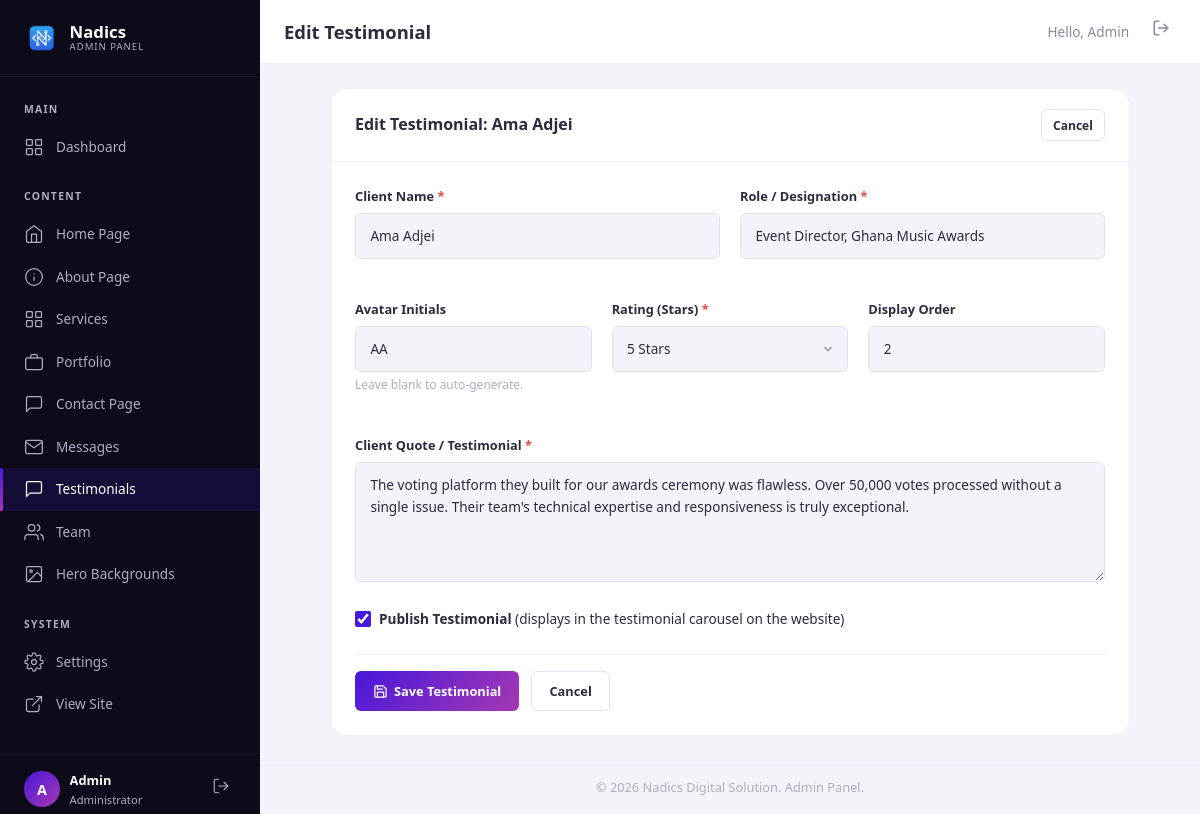
Screenshot of /admin/testimonials.php?action=edit&id=2 (signed in) with the database file from the repository.
### tables this page shows
CREATE TABLE IF NOT EXISTS testimonials (
    id           INT AUTO_INCREMENT PRIMARY KEY,
    client_name  VARCHAR(150) NOT NULL,
    client_role  VARCHAR(200) NOT NULL,
    quote        TEXT         NOT NULL,
    avatar_initials VARCHAR(5) DEFAULT NULL,
    rating       TINYINT(1)   DEFAULT 5,
    is_active    TINYINT(1)   DEFAULT 1,
    display_order INT         DEFAULT 0,
    created_at   TIMESTAMP    DEFAULT CURRENT_TIMESTAMP,
    INDEX idx_active (is_active)
);

### includes/functions.php (called while the page is built, shortened)
<?php
function sanitize(string $input): string {
    return htmlspecialchars(trim($input), ENT_QUOTES, 'UTF-8');
}

### admin/testimonials.php (the view, shortened to what this page needs)
<?php
$db = getDB();
$action = $_GET['action'] ?? 'list';
$edit_testimonial = null;
if ($action === 'edit' && isset($_GET['id'])) {
    $edit_id = (int)$_GET['id'];
    if ($db) {
        try {
            $stmt = $db->prepare("SELECT * FROM testimonials WHERE id = :id");
            $stmt->execute([':id' => $edit_id]);
            $edit_testimonial = $stmt->fetch();
        } catch (PDOException $e) {
            $flash_message = 'Database error: ' . $e->getMessage();
            $flash_type = 'error';
            $action = 'list';
        }
    }
}
require_once __DIR__ . '/includes/admin-header.php';
?>
<?php if ($action === 'list'): ?>
    <div class="admin-card">
        <div class="admin-card__header">
            <h2 class="admin-card__title">All Testimonials</h2>
            <a href="<?= ADMIN_URL ?>/testimonials.php?action=add" class="admin-btn admin-btn--primary admin-btn--sm">
                <svg viewBox="0 0 24 24" fill="none" stroke="currentColor" stroke-width="2" stroke-linecap="round" stroke-linejoin="round"><line x1="12" y1="5" x2="12" y2="19"/><line x1="5" y1="12" x2="19" y2="12"/></svg>
                Add Testimonial
            </a>
        </div>
        <div class="admin-card__body" style="padding: 0;">
            <?php
            $testimonials = [];
            if ($db) {
                try {
                    $testimonials = $db->query("SELECT * FROM testimonials ORDER BY display_order ASC, created_at DESC")->fetchAll();
                } catch (PDOException $e) {
                    echo '<div class="admin-alert admin-alert--error" style="margin: 1.5rem;">Database query error: ' . sanitize($e->getMessage()) . '</div>';
                }
            }
            if (empty($testimonials)): ?>
                <div class="admin-empty">
                    <svg viewBox="0 0 24 24" fill="none" stroke="currentColor" stroke-width="1.5" stroke-linecap="round" stroke-linejoin="round">
                        <path d="M21 15a2 2 0 0 1-2 2H7l-4 4V5a2 2 0 0 1 2-2h14a2 2 0 0 1 2 2z"/>
                    </svg>
                    <h3 class="admin-empty__title">No Testimonials Found</h3>
                    <p class="admin-empty__desc">Manage and show client testimonials on the home page carousel.</p>
                    <a href="<?= ADMIN_URL ?>/testimonials.php?action=add" class="admin-btn admin-btn--primary">Add Testimonial</a>
                </div>
            <?php else: ?>
                <div class="table-responsive">
                    <table class="admin-table">
                        <thead>
                            <tr>
                                <th style="width: 60px; text-align: center;">Avatar</th>
                                <th>Client Name</th>
                                <th>Role / Designation</th>
                                <th>Quote</th>
                                <th>Rating</th>
                                <th>Order</th>
                                <th>Status</th>
                                <th>Actions</th>
                            </tr>
                        </thead>
                        <tbody>
                            <?php foreach ($testimonials as $t): ?>
                                <tr>
                                    <td>
                                        <div style="width: 40px; height: 40px; border-radius: 50%; background: var(--gradient-primary); display: flex; align-items: center; justify-content: center; color: #fff; font-weight: 700; font-size: 0.85rem;">
                                            <?= sanitize($t['avatar_initials'] ?? 'CL') ?>
                                        </div>
                                    </td>
                                    <td>
                                        <div style="font-weight: 600; color: var(--admin-text);"><?= sanitize($t['client_name']) ?></div>
                                    </td>
                                    <td style="font-size: 0.85rem; color: var(--admin-text-light);">
                                        <?= sanitize($t['client_role']) ?>
                                    </td>
                                    <td class="truncate" style="max-width: 300px;" title="<?= sanitize($t['quote']) ?>">
                                        <?= sanitize($t['quote']) ?>
                                    </td>
                                    <td>
                                        <div style="color: var(--warning); letter-spacing: 1px;">
                                            <?= str_repeat('★', $t['rating']) . str_repeat('☆', 5 - $t['rating']) ?>
                                        </div>
                                    </td>
                                    <td style="text-align: center; font-weight: 500;">
                                        <?= $t['display_order'] ?>
                                    </td>
                                    <td>
                                        <?php if ($t['is_active']): ?>
                                            <span class="admin-badge admin-badge--success">Active</span>
                                        <?php else: ?>
                                            <span class="admin-badge admin-badge--muted">Inactive</span>
                                        <?php endif; ?>
                                    </td>
                                    <td>
                                        <div class="btn-group">
                                            <a href="<?= ADMIN_URL ?>/testimonials.php?action=edit&id=<?= $t['id'] ?>" class="admin-btn admin-btn--outline admin-btn--sm" title="Edit">
                                                <svg viewBox="0 0 24 24" fill="none" stroke="currentColor" stroke-width="2" stroke-linecap="round" stroke-linejoin="round"><path d="M12 20h9"/><path d="M16.5 3.5a2.121 2.121 0 0 1 3 3L7 19l-4 1 1-4L16.5 3.5z"/></svg>
                                            </a>
                                            <form action="" method="POST" style="display:inline;" onsubmit="return confirm('Are you sure you want to delete this testimonial?');">
                                                <?= csrfField() ?>
                                                <input type="hidden" name="id" value="<?= $t['id'] ?>">
                                                <input type="hidden" name="post_action" value="delete">
                                                <button type="submit" class="admin-btn admin-btn--danger admin-btn--sm" title="Delete">
                                                    <svg viewBox="0 0 24 24" fill="none" stroke="currentColor" stroke-width="2" stroke-linecap="round" stroke-linejoin="round"><polyline points="3 6 5 6 21 6"/><path d="M19 6v14a2 2 0 0 1-2 2H7a2 2 0 0 1-2-2V6m3 0V4a2 2 0 0 1 2-2h4a2 2 0 0 1 2 2v2"/></svg>
                                                </button>
                                            </form>
                                        </div>
                                    </td>
                                </tr>
                            <?php endforeach; ?>
                        </tbody>
                    </table>
                </div>
            <?php endif; ?>
        </div>
    </div>
<?php elseif ($action === 'add' || $action === 'edit'): ?>
    <div class="admin-card" style="max-width: 800px; margin: 0 auto;">
        <div class="admin-card__header">
            <h2 class="admin-card__title"><?= $action === 'add' ? 'Add New Testimonial' : 'Edit Testimonial: ' . sanitize($edit_testimonial['client_name']) ?></h2>
            <a href="<?= ADMIN_URL ?>/testimonials.php" class="admin-btn admin-btn--outline admin-btn--sm">Cancel</a>
        </div>
        <div class="admin-card__body">
            <form action="" method="POST" class="admin-form">
                <div class="admin-form__row">
                    <div class="admin-form__group">
                        <label for="client_name" class="admin-form__label">Client Name <span class="required">*</span></label>
                        <input type="text" name="client_name" id="client_name" class="admin-form__input" placeholder="e.g. Kwame Asante" value="<?= sanitize($_POST['client_name'] ?? $edit_testimonial['client_name'] ?? '') ?>" required>
                    </div>
                    <div class="admin-form__group">
                        <label for="client_role" class="admin-form__label">Role / Designation <span class="required">*</span></label>
                        <input type="text" name="client_role" id="client_role" class="admin-form__input" placeholder="e.g. CEO, RetailHub Ghana" value="<?= sanitize($_POST['client_role'] ?? $edit_testimonial['client_role'] ?? '') ?>" required>
                    </div>
                </div>
                <div class="admin-form__row" style="grid-template-columns: 1fr 1fr 1fr;">
                    <div class="admin-form__group">
                        <label for="avatar_initials" class="admin-form__label">Avatar Initials</label>
                        <input type="text" name="avatar_initials" id="avatar_initials" class="admin-form__input" placeholder="e.g. KA" maxlength="3" value="<?= sanitize($_POST['avatar_initials'] ?? $edit_testimonial['avatar_initials'] ?? '') ?>">
                        <span class="admin-form__help">Leave blank to auto-generate.</span>
                    </div>
                    <div class="admin-form__group">
                        <label for="rating" class="admin-form__label">Rating (Stars) <span class="required">*</span></label>
                        <select name="rating" id="rating" class="admin-form__select" required>
                            <?php for ($i = 5; $i >= 1; $i--): ?>
                                <option value="<?= $i ?>" <?= (int)($_POST['rating'] ?? $edit_testimonial['rating'] ?? 5) === $i ? 'selected' : '' ?>>
                                    <?= $i ?> Star<?= $i > 1 ? 's' : '' ?>
                                </option>
                            <?php endfor; ?>
                        </select>
                    </div>
                    <div class="admin-form__group">
                        <label for="display_order" class="admin-form__label">Display Order</label>
                        <input type="number" name="display_order" id="display_order" class="admin-form__input" min="0" value="<?= (int)($_POST['display_order'] ?? $edit_testimonial['display_order'] ?? 0) ?>">
                    </div>
                </div>
                <div class="admin-form__group">
                    <label for="quote" class="admin-form__label">Client Quote / Testimonial <span class="required">*</span></label>
                    <textarea name="quote" id="quote" class="admin-form__textarea" placeholder="Enter what the client said about your work..." required><?= sanitize($_POST['quote'] ?? $edit_testimonial['quote'] ?? '') ?></textarea>
                </div>
                <div class="admin-form__group">
                    <label class="admin-form__checkbox">
                        <input type="checkbox" name="is_active" value="1" <?= (isset($_POST['is_active']) || ($action === 'edit' && $edit_testimonial['is_active']) || $action === 'add') ? 'checked' : '' ?>>
                        <span><strong>Publish Testimonial</strong> (displays in the testimonial carousel on the website)</span>
                    </label>
                </div>
                <div class="admin-form__actions">
                    <button type="submit" class="admin-btn admin-btn--primary">
                        <svg viewBox="0 0 24 24" fill="none" stroke="currentColor" stroke-width="2" stroke-linecap="round" stroke-linejoin="round"><path d="M19 21H5a2 2 0 0 1-2-2V5a2 2 0 0 1 2-2h11l5 5v11a2 2 0 0 1-2 2z"/><polyline points="17 21 17 13 7 13 7 21"/><polyline points="7 3 7 8 15 8"/></svg>
                        Save Testimonial
                    </button>
                    <a href="<?= ADMIN_URL ?>/testimonials.php" class="admin-btn admin-btn--outline">Cancel</a>
                </div>
            </form>
        </div>
    </div>
<?php endif; ?>
<?php require_once __DIR__ . '/includes/admin-footer.php'; ?>

### rows the page displays
testimonials: client_name "Ama Adjei", client_role "Event Director, Ghana Music Awards", avatar_initials "AA", rating "5 Stars", display_order "2", quote "The voting platform they built for our awards ceremony was flawless. Over 50,000 votes processed without a single issue. Their team's technical expertise and responsiveness is truly exceptional.", is_active "☑"

### other values shown
substr(getAdminName(), 0, 1) "A"
getAdminName() "Admin"
$admin_title "Edit Testimonial"
SITE_NAME "Nadics Digital Solution"
